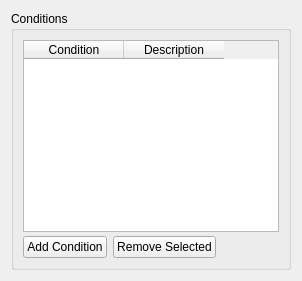
        <widget class="QWidget" name="tab_conditions">
         <attribute name="title">
          <string>Conditions</string>
         </attribute>
         <layout class="QVBoxLayout" name="verticalLayout_tab_conditions">
          <property name="spacing">
           <number>8</number>
          </property>
          <item>
           <widget class="QGroupBox" name="group_conditions">
            <property name="title">
             <string>Conditions</string>
            </property>
            <layout class="QVBoxLayout" name="vl_conditions">
             <property name="spacing">
              <number>4</number>
             </property>
             <item>
              <widget class="QTableWidget" name="table_conditions">
               <property name="rowCount">
                <number>0</number>
               </property>
               <property name="columnCount">
                <number>2</number>
               </property>
               <column>
                <property name="text">
                 <string>Condition</string>
                </property>
               </column>
               <column>
                <property name="text">
                 <string>Description</string>
                </property>
               </column>
              </widget>
             </item>
             <item>
              <layout class="QHBoxLayout" name="hl_condition_buttons">
               <property name="spacing">
                <number>6</number>
               </property>
               <item>
                <widget class="QPushButton" name="btn_add_condition">
                 <property name="text">
                  <string>Add Condition</string>
                 </property>
                </widget>
               </item>
               <item>
                <widget class="QPushButton" name="btn_remove_condition">
                 <property name="text">
                  <string>Remove Selected</string>
                 </property>
                </widget>
               </item>
               <item>
                <spacer name="spacer_conditions">
                 <property name="orientation">
                  <enum>Qt::Orientation::Horizontal</enum>
                 </property>
                 <property name="sizeHint" stdset="0">
                  <size>
                   <width>20</width>
                   <height>20</height>
                  </size>
                 </property>
                </spacer>
               </item>
              </layout>
             </item>
            </layout>
           </widget>
          </item>
         </layout>
        </widget>
